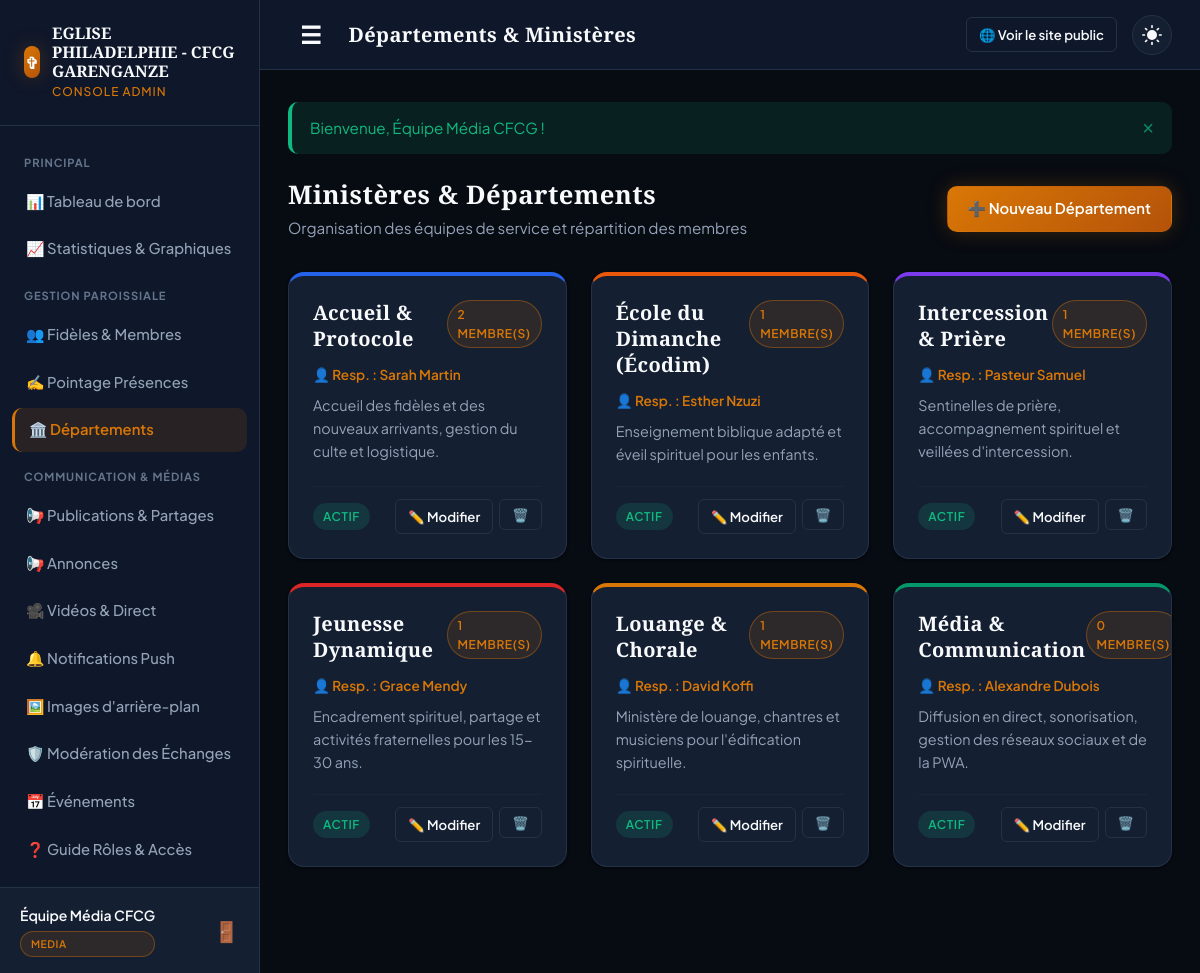
/admin/departements.php (signed in), run on the app's committed database.
### tables this page shows
CREATE TABLE `eglise` (
  `id` int NOT NULL AUTO_INCREMENT,
  `nom` varchar(150) NOT NULL,
  `slogan` varchar(200) DEFAULT NULL,
  `adresse` varchar(255) DEFAULT NULL,
  `telephone` varchar(30) DEFAULT NULL,
  `email` varchar(100) DEFAULT NULL,
  `logo` varchar(255) DEFAULT NULL,
  `a_propos` text,
  `facebook_url` varchar(255) DEFAULT NULL,
  `youtube_url` varchar(255) DEFAULT NULL,
  `tiktok_url` varchar(255) DEFAULT NULL,
  `whatsapp` varchar(30) DEFAULT NULL,
  PRIMARY KEY (`id`)
);

CREATE TABLE `departements` (
  `id` int NOT NULL AUTO_INCREMENT,
  `nom` varchar(100) NOT NULL,
  `description` text,
  `icone` varchar(50) DEFAULT 'users',
  `couleur` varchar(7) DEFAULT '#0F172A',
  `responsable_nom` varchar(100) DEFAULT NULL,
  `actif` tinyint(1) DEFAULT '1',
  `created_at` timestamp NULL DEFAULT CURRENT_TIMESTAMP,
  PRIMARY KEY (`id`),
  UNIQUE KEY `uniq_departement_nom` (`nom`)
);

### config/database.php (called while the page is built, shortened)
<?php
class Database
{
    private static ?PDO $instance = null;
    public static function getConnection(): PDO
    {
        if (self::$instance === null) {
            $dbUrl = getenv('DATABASE_URL') ?: getenv('JAWSDB_URL') ?: getenv('CLEARDB_DATABASE_URL');
            if ($dbUrl) {
                $parsed = parse_url($dbUrl);
                $host = $parsed['host'] ?? '127.0.0.1';
                $port = $parsed['port'] ?? 3306;
                $user = $parsed['user'] ?? 'root';
                $pass = $parsed['pass'] ?? '';
                $dbname = isset($parsed['path']) ? ltrim($parsed['path'], '/') : 'eglise_app';
            } else {
                $host = getenv('DB_HOST') ?: '127.0.0.1';
                $port = getenv('DB_PORT') ?: 3306;
                $dbname = getenv('DB_NAME') ?: getenv('DB_DATABASE') ?: 'eglise_app';
                $user = getenv('DB_USER') ?: getenv('DB_USERNAME') ?: 'root';
                $pass = getenv('DB_PASS') ?: getenv('DB_PASSWORD') ?: getenv('MYSQL_PASSWORD') ?: '';
            }
            $charset = 'utf8mb4';
            $dsn = sprintf('mysql:host=%s;port=%s;dbname=%s;charset=%s', $host, $port, $dbname, $charset);
            $options = [
                PDO::ATTR_ERRMODE => PDO::ERRMODE_EXCEPTION,
                PDO::ATTR_DEFAULT_FETCH_MODE => PDO::FETCH_ASSOC,
                PDO::ATTR_EMULATE_PREPARES => false,
                PDO::MYSQL_ATTR_INIT_COMMAND => "SET NAMES utf8mb4 COLLATE utf8mb4_unicode_ci",
            ];
            $isCloudDb = (getenv('DB_SSL') === 'true')
                || (stripos($host, 'tidbcloud.com') !== false)
                || (stripos($host, 'aivencloud.com') !== false);
            try {
                self::$instance = new PDO($dsn, $user, $pass, $options);
            } catch (PDOException $e) {
                error_log('Database Connection Error: ' . $e->getMessage());
                die('Une erreur est survenue lors de la connexion à la base de données. Veuillez réessayer plus tard.');
            }
        }
        return self::$instance;
    }
}
function db(): PDO
{
    return Database::getConnection();
}

### includes/db_helpers.php (called while the page is built, shortened)
<?php
require_once __DIR__ . '/../config/database.php';
require_once __DIR__ . '/functions.php';
function get_church_info(): array {
    static $church = null;
    if ($church === null) {
        try {
            $stmt = db()->query("SELECT * FROM eglise LIMIT 1");
            $church = $stmt->fetch() ?: [
                'nom'          => 'Église de la Grâce',
                'slogan'       => 'Une communauté de foi et d\'amour',
                'adresse'      => 'Adresse non configurée',
                'telephone'    => '',
                'email'        => '',
                'logo'         => null,
                'a_propos'     => '',
                'facebook_url' => '',
                'youtube_url'  => '',
                'tiktok_url'   => '',
                'whatsapp'     => '',
            ];
        } catch (Exception $e) {
            error_log('Erreur get_church_info: ' . $e->getMessage());
            $church = [];
        }
    }
    return $church;
}

### includes/functions.php (called while the page is built, shortened)
<?php
function e(?string $value): string {
    return htmlspecialchars($value ?? '', ENT_QUOTES | ENT_SUBSTITUTE, 'UTF-8');
}

### includes/auth.php (called while the page is built, shortened)
<?php
require_once __DIR__ . '/../config/database.php';
require_once __DIR__ . '/functions.php';
function is_logged_in(): bool {
    return !empty($_SESSION['admin_id']) && !empty($_SESSION['admin_role']);
}
function current_user(): ?array {
    return [
        'id'       => (int)$_SESSION['admin_id'],
        'nom'      => $_SESSION['admin_nom'] ?? '',
        'username' => $_SESSION['admin_username'] ?? '',
        'email'    => $_SESSION['admin_email'] ?? '',
        'role'     => $_SESSION['admin_role'] ?? ROLE_SECRETAIRE,
    ];
}
function has_role(string|array $allowedRoles): bool {
    $currentRole = $_SESSION['admin_role'];
    if (is_string($allowedRoles)) {
        $allowedRoles = [$allowedRoles];
    }
    return in_array($currentRole, $allowedRoles, true);
}

### admin/departements.php (the view, shortened to what this page needs)
<?php
require_once __DIR__ . '/../config/database.php';
require_once __DIR__ . '/../includes/functions.php';
require_once __DIR__ . '/../includes/auth.php';
require_once __DIR__ . '/../includes/db_helpers.php';
$action = $_GET['action'] ?? 'list';
$departements = db()->query("
    SELECT d.*, COUNT(fd.fidele_id) as total_membres
    FROM departements d
    LEFT JOIN fidele_departements fd ON d.id = fd.departement_id
    GROUP BY d.id
    ORDER BY d.nom ASC
")->fetchAll();
include __DIR__ . '/../templates/admin_header.php';
?>
<div style="display: flex; justify-content: space-between; align-items: center; margin-bottom: 2rem;">
    <div>
        <h2 style="font-size: 1.6rem; margin-bottom: 4px;">Ministères & Départements</h2>
        <p style="color: var(--text-secondary); margin: 0; font-size: 0.95rem;">
            Organisation des équipes de service et répartition des membres
        </p>
    </div>
    <?php if ($action !== 'create' && $action !== 'edit'): ?>
        <a href="<?= ADMIN_URL ?>/departements.php?action=create" class="btn btn-primary">
            ➕ Nouveau Département
        </a>
    <?php endif; ?>
</div>
<div class="grid grid-cols-3">
    <?php foreach ($departements as $d): ?>
        <div class="card" style="border-top: 4px solid <?= e($d['couleur'] ?? '#D97706') ?>; display: flex; flex-direction: column; justify-content: space-between;">
            <div>
                <div style="display: flex; justify-content: space-between; align-items: flex-start; margin-bottom: 0.75rem;">
                    <h3 style="font-size: 1.25rem; margin: 0;"><?= e($d['nom']) ?></h3>
                    <span class="badge badge-gold">
                        <?= (int)$d['total_membres'] ?> membre(s)
                    </span>
                </div>
                <p style="color: var(--gold-primary); font-size: 0.85rem; font-weight: 600; margin-bottom: 0.5rem;">
                    👤 Resp. : <?= e($d['responsable_nom'] ?: 'Non désigné') ?>
                </p>
                <p style="color: var(--text-secondary); font-size: 0.9rem; margin-bottom: 1.25rem;">
                    <?= nl2br(e($d['description'] ?? 'Aucune description.')) ?>
                </p>
            </div>
            <div style="border-top: 1px solid var(--border-subtle); padding-top: 0.75rem; display: flex; justify-content: space-between; align-items: center;">
                <span class="badge <?= $d['actif'] ? 'badge-success' : 'badge-outline' ?>">
                    <?= $d['actif'] ? 'Actif' : 'Inactif' ?>
                </span>
                <div style="display: flex; gap: 6px;">
                    <a href="<?= ADMIN_URL ?>/departements.php?action=edit&id=<?= $d['id'] ?>" class="btn btn-outline btn-sm">
                        ✏️ Modifier
                    </a>
                    <form method="POST" action="<?= ADMIN_URL ?>/departements.php" style="display: inline;" onsubmit="return confirm('Supprimer ce département ?');">
                        <button type="submit" class="btn btn-outline btn-sm" style="color: var(--color-danger);">
                            🗑️
                        </button>
                    </form>
                </div>
            </div>
        </div>
    <?php endforeach; ?>
</div>
<?php include __DIR__ . '/../templates/admin_footer.php'; ?>

### templates/admin_sidebar.php (shortened to what this page needs)
<?php
$currentUri = $_SERVER['REQUEST_URI'] ?? '';
$isActive = function(string $page) use ($currentUri) {
    return str_contains($currentUri, $page) ? 'active' : '';
};
?>
<aside class="admin-sidebar" id="admin-sidebar">
    <a href="<?= ADMIN_URL ?>/index.php" class="sidebar-brand">
        <div class="brand-icon" style="width: 32px; height: 32px; font-size: 1rem;">✞</div>
        <div class="brand-text">
            <span class="brand-title" style="font-size: 1rem;"><?= e($church['nom'] ?? 'Église App') ?></span>
            <span class="brand-subtitle">Console Admin</span>
        </div>
    </a>
    <ul class="sidebar-menu">
        <li class="menu-label">Principal</li>
        <li class="menu-item <?= $currentUri === '/admin/' || str_ends_with($currentUri, 'admin/index.php') ? 'active' : '' ?>">
            <a href="<?= ADMIN_URL ?>/index.php">📊 Tableau de bord</a>
        </li>
        <li class="menu-item <?= $isActive('statistiques') ?>">
            <a href="<?= ADMIN_URL ?>/statistiques.php">📈 Statistiques & Graphiques</a>
        </li>
        <li class="menu-label">Gestion Paroissiale</li>
        <li class="menu-item <?= $isActive('fideles') ?>">
            <a href="<?= ADMIN_URL ?>/fideles.php">👥 Fidèles & Membres</a>
        </li>
        <li class="menu-item <?= $isActive('presences') ?>">
            <a href="<?= ADMIN_URL ?>/presences.php">✍️ Pointage Présences</a>
        </li>
        <li class="menu-item <?= $isActive('departements') ?>">
            <a href="<?= ADMIN_URL ?>/departements.php">🏛️ Départements</a>
        </li>
        <li class="menu-label">Communication & Médias</li>
        <?php if (has_role(ROLE_MEDIA)): ?>
        <li class="menu-item <?= $isActive('communaute_publier') ?>">
            <a href="<?= ADMIN_URL ?>/communaute_publier.php">📢 Publications & Partages</a>
        </li>
        <li class="menu-item <?= $isActive('annonces') ?>">
            <a href="<?= ADMIN_URL ?>/annonces.php">📢 Annonces</a>
        </li>
        <li class="menu-item <?= $isActive('videos') ?>">
            <a href="<?= ADMIN_URL ?>/videos.php">🎥 Vidéos & Direct</a>
        </li>
        <li class="menu-item <?= $isActive('notifications') ?>">
            <a href="<?= ADMIN_URL ?>/notifications.php">🔔 Notifications Push</a>
        </li>
        <li class="menu-item <?= $isActive('images_ui') ?>">
            <a href="<?= ADMIN_URL ?>/images_ui.php">🖼️ Images d'arrière-plan</a>
        </li>
        <li class="menu-item <?= $isActive('communaute_moderation') ?>">
            <a href="<?= ADMIN_URL ?>/communaute_moderation.php">🛡️ Modération des Échanges</a>
        </li>
        <?php endif; ?>
        <li class="menu-item <?= $isActive('evenements') ?>">
            <a href="<?= ADMIN_URL ?>/evenements.php">📅 Événements</a>
        </li>
        <li class="menu-item <?= $isActive('aide') ?>">
            <a href="<?= ADMIN_URL ?>/aide.php">❓ Guide Rôles & Accès</a>
        </li>
    </ul>
    <div class="sidebar-user">
        <div style="display: flex; flex-direction: column;">
            <span style="font-weight: 600; font-size: 0.875rem; color: var(--text-primary);"><?= e($currentUser['nom']) ?></span>
            <span class="badge badge-gold" style="font-size: 0.65rem; margin-top: 4px;"><?= e($currentUser['role']) ?></span>
        </div>
        <a href="<?= ADMIN_URL ?>/logout.php" title="Se déconnecter" style="color: var(--color-danger); font-size: 1.25rem;">
            🚪
        </a>
    </div>
</aside>

### assets/css/theme.css (style rules this page uses)
:root { --font-heading: 'Cinzel', serif, Georgia; --font-body: 'Plus Jakarta Sans', system-ui, -apple-system, sans-serif; --radius-sm: 6px; --radius-md: 10px; --radius-lg: 16px; --radius-full: 9999px; --transition-fast: 0.15s ease; --transition-normal: 0.25s ease; --color-success: #10B981; --color-warning: #F59E0B; --color-danger: #EF4444; --color-info: #3B82F6; }
[data-theme="dark"], :root:not([data-theme="light"]) { color-scheme: dark; --bg-body: #070B12; --bg-surface: #0F172A; --bg-card: #151F32; --bg-card-hover: #1C2942; --bg-card-active: #223250; --bg-glass: rgba(15, 23, 42, 0.85); --border-color: #243247; --border-subtle: #192538; --border-accent: rgba(217, 119, 6, 0.4); --text-primary: #F8FAFC; --text-secondary: #94A3B8; --text-muted: #64748B; --text-inverse: #0F172A; --gold-primary: #D97706; --gold-hover: #F59E0B; --gold-light: #FBBF24; --gold-subtle: rgba(217, 119, 6, 0.12); --gold-gradient: linear-gradient(135deg, #D97706 0%, #B45309 100%); --gold-glow: 0 0 20px rgba(217, 119, 6, 0.25); --shadow-sm: 0 1px 3px rgba(0, 0, 0, 0.5); --shadow-md: 0 4px 12px rgba(0, 0, 0, 0.4); --shadow-lg: 0 10px 25px rgba(0, 0, 0, 0.5); }
*, *::before, *::after { box-sizing: border-box; margin: 0; padding: 0; }
html { font-size: 16px; scroll-behavior: smooth; }
body { font-family: var(--font-body); background-color: var(--bg-body); color: var(--text-primary); line-height: 1.6; min-height: 100vh; display: flex; flex-direction: column; transition: background-color var(--transition-normal), color var(--transition-normal); -webkit-font-smoothing: antialiased; }
h1, h2, h3, h4, h5, h6 { font-family: var(--font-heading); color: var(--text-primary); font-weight: 700; letter-spacing: 0.02em; line-height: 1.3; }
a { color: var(--gold-primary); text-decoration: none; transition: color var(--transition-fast); }
.brand-icon { width: 38px; height: 38px; background: var(--gold-gradient); border-radius: var(--radius-md); display: flex; align-items: center; justify-content: center; color: #FFFFFF; font-weight: bold; font-size: 1.25rem; box-shadow: var(--gold-glow); }
.brand-text { display: flex; flex-direction: column; }
.brand-title { font-family: var(--font-heading); font-size: 1.15rem; font-weight: 700; color: var(--text-primary); line-height: 1.2; }
.brand-subtitle { font-size: 0.75rem; color: var(--gold-primary); font-weight: 500; text-transform: uppercase; letter-spacing: 0.08em; }
.btn { display: inline-flex; align-items: center; justify-content: center; gap: 8px; padding: 10px 20px; font-size: 0.925rem; font-weight: 600; border-radius: var(--radius-md); border: 1px solid transparent; cursor: pointer; text-decoration: none; transition: all var(--transition-fast); font-family: var(--font-body); }
.btn-primary { background: var(--gold-gradient); color: #FFFFFF !important; box-shadow: var(--gold-glow); }
.btn-outline { background: transparent; border-color: var(--border-color); color: var(--text-primary); }
.btn-sm { padding: 6px 12px; font-size: 0.825rem; border-radius: var(--radius-sm); }
.card { background: var(--bg-card); border: 1px solid var(--border-color); border-radius: var(--radius-lg); padding: 1.5rem; box-shadow: var(--shadow-sm); transition: all var(--transition-normal); position: relative; overflow: hidden; }
.badge { display: inline-flex; align-items: center; padding: 4px 10px; font-size: 0.75rem; font-weight: 600; border-radius: var(--radius-full); text-transform: uppercase; letter-spacing: 0.05em; }
.badge-gold { background: var(--gold-subtle); color: var(--gold-primary); border: 1px solid var(--border-accent); }
.badge-success { background: rgba(16, 185, 129, 0.15); color: var(--color-success); }
.grid { display: grid; gap: 1.5rem; }
.grid-cols-3 { grid-template-columns: repeat(3, minmax(0, 1fr)); }

### data on the page
eglise: nom "EGLISE PHILADELPHIE - CFCG GARENGANZE"
departements: nom "Accueil & Protocole", total_membres "2", responsable_nom "Sarah Martin", description "Accueil des fidèles et des nouveaux arrivants, gestion du culte et logistique.", actif "ACTIF"
departements: nom "École du Dimanche (Écodim)", total_membres "1", responsable_nom "Esther Nzuzi", description "Enseignement biblique adapté et éveil spirituel pour les enfants.", actif "ACTIF"
departements: nom "Intercession & Prière", total_membres "1", responsable_nom "Pasteur Samuel", description "Sentinelles de prière, accompagnement spirituel et veillées d'intercession.", actif "ACTIF"
departements: nom "Jeunesse Dynamique", total_membres "1", responsable_nom "Grace Mendy", description "Encadrement spirituel, partage et activités fraternelles pour les 15-30 ans.", actif "ACTIF"
departements: nom "Louange & Chorale", total_membres "1", responsable_nom "David Koffi", description "Ministère de louange, chantres et musiciens pour l'édification spirituelle.", actif "ACTIF"
departements: nom "Média & Communication", total_membres "0", responsable_nom "Alexandre Dubois", description "Diffusion en direct, sonorisation, gestion des réseaux sociaux et de la PWA.", actif "ACTIF"

### other printed values
$currentUser['nom'] "Équipe Média CFCG"
$currentUser['role'] "MEDIA"
$adminHeaderTitle "Départements & Ministères"
$flash['message'] "Bienvenue, Équipe Média CFCG !"
